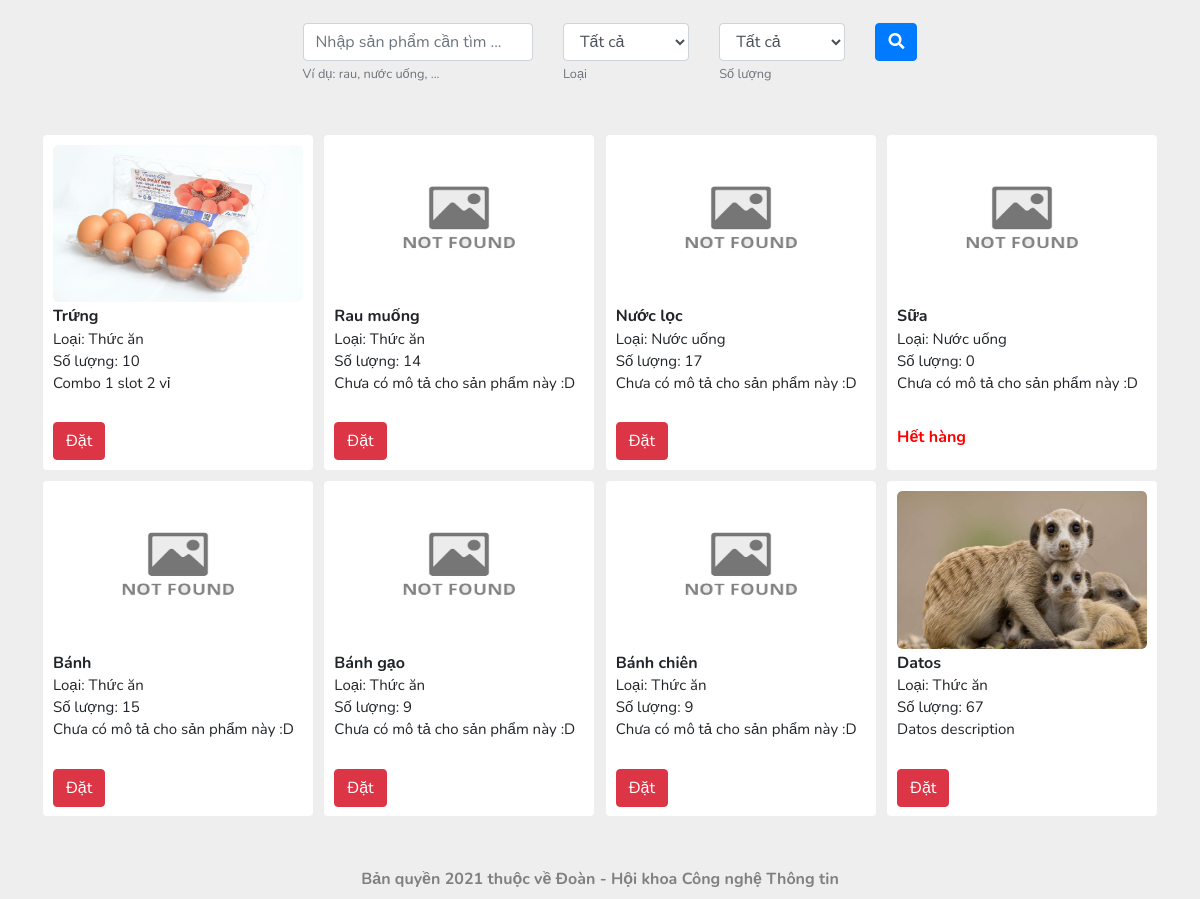
Before: / (lower part) with the older database file.
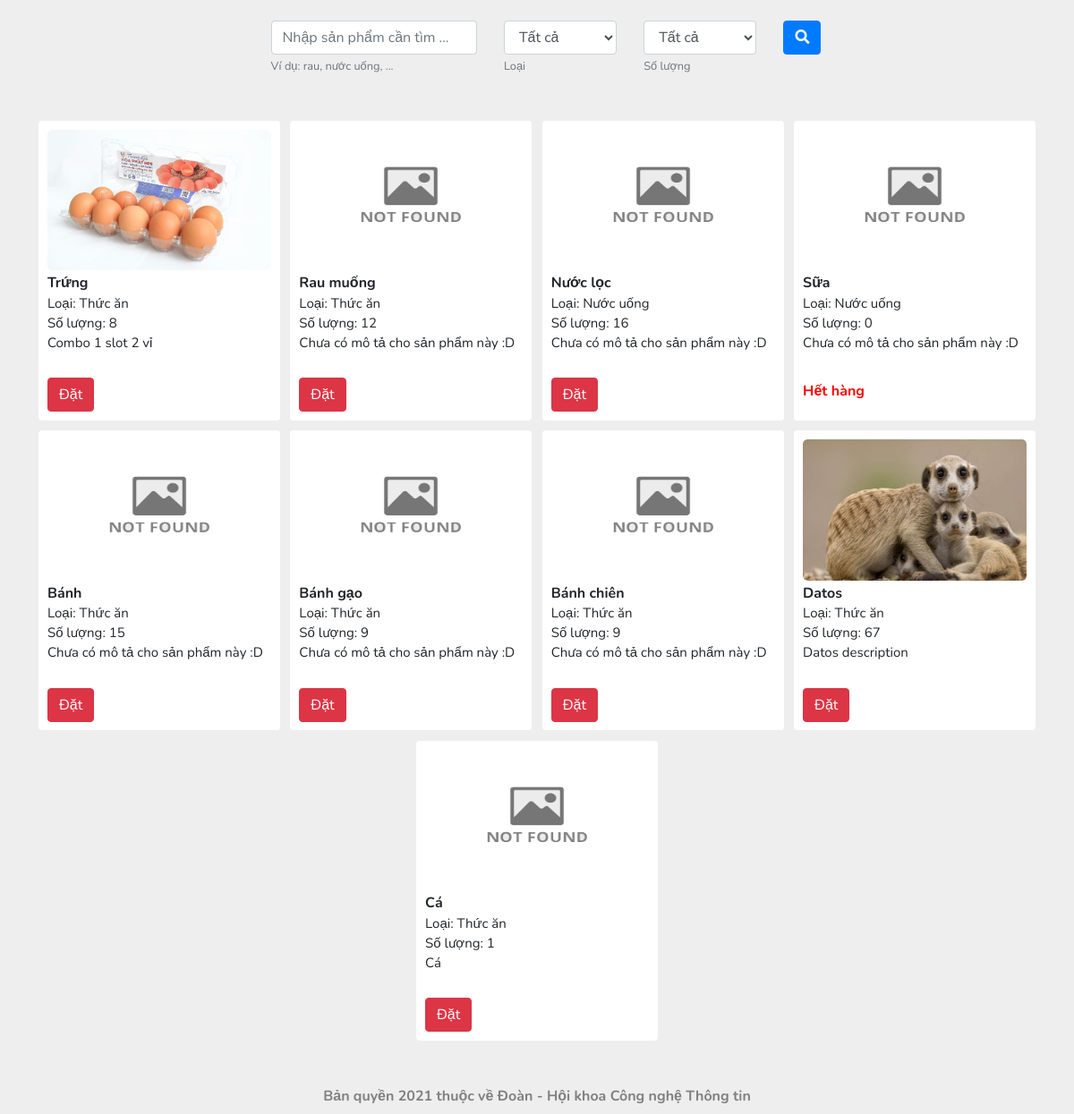
After: the same page with the newer database file.
### tables this page shows
CREATE TABLE `products` (
  `ID` int(11) NOT NULL,
  `ProductName` varchar(255) NOT NULL,
  `IDCate` int(11) NOT NULL,
  `Image` varchar(255) DEFAULT NULL,
  `Description` varchar(255) DEFAULT NULL,
  `Quantity` int(11) NOT NULL,
  `Store` int(11) NOT NULL,
  `CreatedDay` date NOT NULL,
  `Status` tinyint(4) NOT NULL DEFAULT 1
);

### MVC/Controllers/Home.php (called while the page is built, shortened)
<?php
class Home extends ViewModel
{
	protected $productcategories;
	protected $products;
	function __construct()
	{
		$this->productcategories = $this->getModel('ProductCategoriesDAL');
		$this->products = $this->getModel('ProductsDAL');
	}
	public function Index()
	{
		$listProductsJSON = json_decode($this->products->getProduct(), true);
		$listProducts = array();
		foreach ($listProductsJSON as $item) {
			$cateJSON = json_decode($this->productcategories->getCategoryByID($item['IDCate']), true);
			array_push($listProducts, [
				'ID' => $item['ID'],
				'ProductName' => $item['ProductName'],
				'CateName' => $cateJSON['CateName'],
				'Quantity' => $item['Quantity'],
				'Image' => $item['Image'],
				'Description' => $item['Description']
			]);
		}
		$store = array();
		$beBought = true;
		$timeRemain = 0;
		$listCategories = json_decode($this->productcategories->getCategories(), true);
		$listCarts = array();
		$this->loadView('Shared', 'Layout', [
			'title' => 'Trang chủ',
			'page' => 'Home/Index',
			'listCategories' => $listCategories,
			'listCarts' => $listCarts,
			'listProducts' => $listProducts,
			'store' => $store,
			'beBought' => $beBought,
			'timeRemain' => $timeRemain
		]);
	}
}

### MVC/Core/App.php (called while the page is built, shortened)
<?php
class App{
	protected $controller = 'Home';
	protected $action = 'Index';
	function __construct(){
		$url = $this->getUrl();
		$link = './MVC/Controllers/';
		if (file_exists($link.$url[0].'.php')) {
			$this->controller = $url[0];
		}
		unset($url[0]);
		if (isset($url[1])) {
			if (method_exists($this->controller, $url[1])) {
				$this->action = $url[1];
			}
			unset($url[1]);
		}
		$this->controller = new $this->controller;
		$this->parametres = (!empty($url))?array_values($url):[];
		call_user_func_array(array($this->controller,$this->action), $this->parametres);
	}
	private function getURL(){
		$url = isset($_GET['url'])?explode('/', trim($_GET['url'],'/')):[$this->controller,$this->action];
		return $url;
	}
}
?>

### index.php (called while the page is built, shortened)
<?php
    $init = new App();
?>

### MVC/Core/Database.php (called while the page is built, shortened)
<?php
class Database{
	function __construct(){
		try {
			$this->connectionString = mysqli_connect(DB_HOST,DB_USERNAME,DB_PASSWORD,DB_SERVERNAME);
		} catch (Exception $e) {
			exit($e->getMessage());
		}
	}
}
?>

### MVC/Models/ProductsDAL.php (called while the page is built, shortened)
<?php
class ProductsDAL extends Database
{
    public function getProduct()
    {
        $query = "SELECT * FROM products WHERE Status = true";
        $result = mysqli_query($this->connectionString, $query);
        $array = array();
        while ($rows = mysqli_fetch_assoc($result)) {
            $array[] = $rows;
        }
        return json_encode($array);
    }
}

### MVC/Views/Home/Index.php (the view, shortened to what this page needs)
<div class="content">
    <div class="wrapper">
        <div class="searching">
            <div class="form-group row">
                <div class="col-sm-5">
                    <input type="text" class="form-control" name="search-key-word" placeholder="Nhập sản phẩm cần tìm ...">
                    <small class="form-text text-muted">Ví dụ: rau, nước uống, ...</small>
                </div>
                <div class="col-sm-3">
                    <select class="form-control" id="search-category">
                        <option>Tất cả</option>
                    </select>
                    <small class="form-text text-muted">Loại</small>
                </div>
                <div class="col-sm-3">
                    <select class="form-control" id="search-status">
                        <option>Tất cả</option>
                    </select>
                    <small class="form-text text-muted">Số lượng</small>
                </div>
                <div class="col-sm-1">
                    <button class="btn btn-primary" onclick="searching();"><i class="fas fa-search"></i></button>
                </div>
            </div>
        </div>
        <div class="products">
            <?php if (count($model['listProducts']) < 1) : ?>
                <label>Không có sản phẩm nào hehe</label>
            <?php else : ?>
                <?php foreach ($model['listProducts'] as $item) : ?>
                    <div class="product-card">
                        <div class="image-wrap">
                            <a href="<?php echo IMAGE_URL . '/' . $item['Image']; ?>" target="_blank">
                                <img class="image" src="<?php echo IMAGE_URL . '/' . $item['Image']; ?>" />
                            </a>
                        </div>
                        <div class="infor">
                            <label title="<?php echo $item['ProductName']; ?>" class="name"><?php echo $item['ProductName']; ?></label>
                            <label class="category">Loại: <?php echo $item['CateName']; ?></label>
                            <label class="quantity">Số lượng: <?php echo $item['Quantity']; ?></label>
                            <label title="<?php echo $item['Description'] ? $item['Description'] : "Chưa có mô tả cho sản phẩm này :D"; ?>" class="descrip"><?php echo $item['Description'] ? $item['Description'] : "Chưa có mô tả cho sản phẩm này :D"; ?></label>
                        </div>
                        <div class="action">
                            <?php if ($item['Quantity'] < 1) : ?>
                                <label style="color:red;font-weight:bold;">Hết hàng</label>
                            <?php else : ?>
                                <?php if (!empty($_SESSION['USER_SESSION'])) : ?>
                                    <?php if (in_array($item['ID'], $model['store'])) : ?>
                                        <label style="color:red;font-weight:bold;">Đã thêm vào giỏ</label>
                                    <?php elseif (!$model['beBought']) : ?>
                                        <label style="color:red;">Lần đặt tiếp: <label style="color:red;font-weight:bold;"><?php echo $model['timeRemain']; ?></label> ngày</label>
                                    <?php else : ?>
                                        <button onclick="addCart(<?php echo $item['ID']; ?>);" class="btn btn-danger">Đặt</button>
                                    <?php endif; ?>
                                <?php else : ?>
                                    <button onclick="addCart(<?php echo $item['ID']; ?>);" class="btn btn-danger">Đặt</button>
                                <?php endif; ?>
                            <?php endif; ?>
                        </div>
                    </div>
                <?php endforeach; ?>
            <?php endif; ?>
        </div>
    </div>
</div>

### MVC/Core/ViewModel.php (shortened to what this page needs)
<?php
class ViewModel{
	protected function loadView($controller,$action,$model=[],$type=0){
		$link = './MVC/Views/';
		if (file_exists($link.$controller.'/'.$action.'.php')) {
			require_once($link.$controller.'/'.$action.'.php');
		}
		else {
			require_once($link.'Shared/404.php');
		}
	}
}
?>

### MVC/Views/Shared/Layout.php (shortened to what this page needs)
<!DOCTYPE html>
<html>
<head>
	<link rel="stylesheet" href="<?php echo CSS_URL; ?>/style.css">
	<link rel="stylesheet" href="https://cdnjs.cloudflare.com/ajax/libs/twitter-bootstrap/4.5.2/css/bootstrap.css">
	<link rel="stylesheet" href="https://cdn.datatables.net/1.10.25/css/dataTables.bootstrap4.min.css">
	<link rel="stylesheet" href="https://cdnjs.cloudflare.com/ajax/libs/font-awesome/5.15.2/css/all.min.css">
	<link rel="stylesheet" href="https://maxcdn.bootstrapcdn.com/bootstrap/4.5.2/css/bootstrap.min.css">
</head>
<body>
	<?php
	if (file_exists($link . $model['page'] . '.php')) {
		require_once($link . $model['page'] . '.php');
	}
	?>
	<div class="footer">
		<label class="footer-text">Bản quyền <?php echo date("Y"); ?> thuộc về Đoàn - Hội khoa Công nghệ Thông tin</label>
	</div>
</body>
</html>

### Public/css/style.css (style rules this page uses)
body { width: 100%; height: 100vh; background-color: #eee !important; }
* { margin: 0; padding: 0; box-sizing: border-box; text-decoration: none; list-style: none; font-family: 'Nunito', sans-serif; }
.content { width: 100%; position: relative; display: flex; flex-direction: column; }
.content .wrapper { width: 100%; min-height: 100%; padding: 5px; justify-content: center; align-items: center; transition: 0.5s; }
.content .wrapper .searching { width: 50%; margin: 20px auto; flex-direction: row; justify-content:space-between; align-items: center; }
.content .wrapper .products { width: 100%; padding: 25px; margin: auto; position: relative; flex-wrap: wrap; display: flex; justify-content: center; }
.content .wrapper .products .product-card { width: 270px; height: 335px; margin: 0.5%; position: relative; display: inline-block; overflow: hidden; background-color: #fff; padding: 10px; border-radius: 4px; }
.content .wrapper .products .product-card .image-wrap { height: 50%; margin-bottom: 5px; border-radius:5px; overflow: hidden; }
.content .wrapper .products .product-card .image-wrap .image { width:100%; height:100%; border-radius:5px; background-size:100% auto; cursor: pointer; transition: 0.5s ease; }
.content .wrapper .products .product-card .infor { height: 35%; justify-content: center; align-items: center; max-width: 100%; border-bottom-color: #bbb; }
.content .wrapper .products .product-card .infor label { display: block; margin-bottom: 2px; }
.content .wrapper .products .product-card .infor .name { font-weight: bold; font-size: 16px; max-width: 100%; height: 17%; max-height: 17%; line-height: 18px; overflow: hidden; }
.content .wrapper .products .product-card .infor .category, .content .wrapper .products .product-card .infor .quantity { font-size: 15px; height: 18%; max-height: 18%; }
.content .wrapper .products .product-card .infor .descrip { font-size: 15px; height: 41%; max-height: 41%; overflow: hidden; }
.content .wrapper .products .product-card .action { display: flex; align-items: center; height: 15%; }
.footer { width: 100%; display: flex; justify-content: center; align-items: center; }
.footer .footer-text { font-weight: bold; color: gray; margin-top: 15px; }

Changed rows visible on the page:
changed products "Trứng": Quantity "10" → "8"
changed products "Rau muống": Quantity "14" → "12"
changed products "Nước lọc": Quantity "17" → "16"
added products: Image (picture), ProductName "Cá", CateName "Thức ăn", Quantity "1", Description "Cá"
